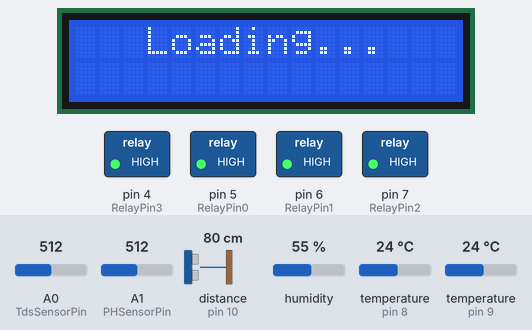
Simulated run of this sketch. Board: Arduino Uno, built with avr-gcc and run on an emulated ATmega328P. On the bench: 16×2 character LCD, switched loads named in the sketch (green lamp = pin HIGH). Wiring (inferred from the names in the program): ultrasonic range finder: trigger pin 11; echo pin 10. Inputs (shaded band) come from the test bench; at power-on: A1 (PHSensorPin) = 512, A0 (TdsSensorPin) = 512, distance to the obstacle (sensor on pin 10) 80 cm, humidity 55 %, temperature (sensors on pin 8, pin 9) 24 °C. The echo pulse lasts 58.3 µs per cm; pins used as bus, display or sensor lines are not drawn; what the sketch prints to the serial monitor is not drawn.

Above: at 1.1 s.
At 20.3 s:
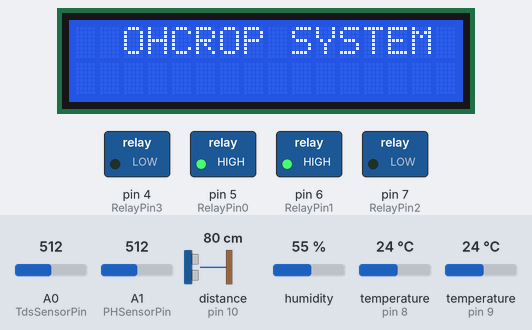
20.4 s: A1 (PHSensorPin) set to 716
At 30.1 s:
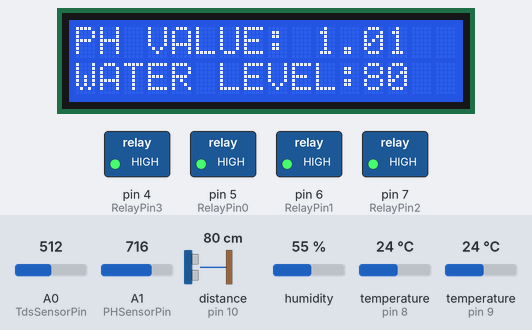
At 31.0 s:
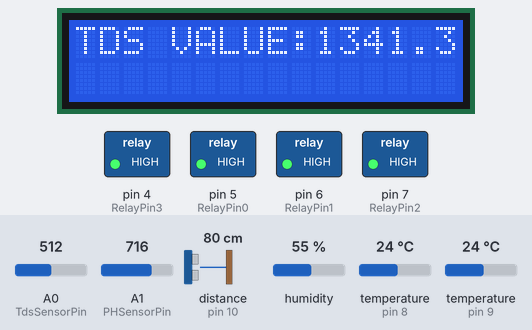
Timing chart, 0 to 38.8 s (numbered marks = the images above; inputs shaded):
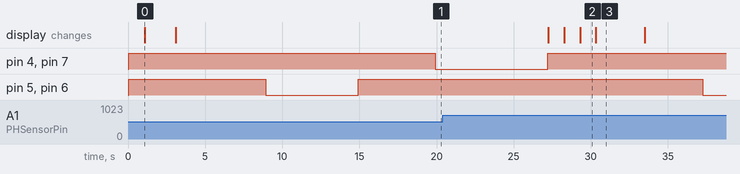

The sketch:

Arduino_UART.ino
```cpp
//ARDUINO UNO R3 CODE FOR OHCROP SYSTEM (ARDUINO WITH ESP32 UART Communication)
//Author: Jimmy Jucar Jr.
#include <Arduino.h>
#include <ArduinoJson.h>        //uart
#include <OneWire.h>            //waterproof sensor library
#include <DallasTemperature.h>  //waterproof sensor library
#include <DHT.h>                //humidity&temp library
#include <Wire.h>               //ultrasonic distance sensor library
#include <LiquidCrystal_I2C.h>  // LCD library
#include <EEPROM.h>             //TDS library
#include "GravityTDS.h"         //TDS library
#include <SoftwareSerial.h>
#include <avr/wdt.h>  //watchdog

SoftwareSerial SerialESP32(0, 1);  // RX, TX

// LCD Display **********************************************************
int lcdColumns = 16;
int lcdRows = 2;
LiquidCrystal_I2C lcd(0x27, lcdColumns, lcdRows);

// Humidity & Temp SENSOR ************************************************
float airtemp = 0;   // airtemp value,
float humidity = 0;  // humidity value
DHT dht(9, DHT11);   //

//Waterproof Temp SENSOR *************************************************
#define WPTempSensor 8  //
OneWire oneWire(WPTempSensor);
DallasTemperature wptsensor(&oneWire);
float tempC;  // temperature in Celsius
float tempF;  // temperature in Fahrenheit

// Ultrasonic Distance SENSOR ********************************************
#define trig 11
#define echo 10
int ultrasonic_distance;  //ultrasonic distance value
int MaxLevel = 9;         // change value base on distance
int Level1 = (MaxLevel * 80) / 100;
int Level2 = (MaxLevel * 65) / 100;
int Level3 = (MaxLevel * 55) / 100;
int Level4 = (MaxLevel * 35) / 100;


//RELAY PIN *************************************************************
int RelayPin3 = 4;
int RelayPin0 = 5;
int RelayPin1 = 6;
int RelayPin2 = 7;

// PH SENSOR *************************************************************
#define PHSensorPin A1
float calibration_value = 21.34 - .4;  //+ 0.80;//21.34 2.28 0.77
unsigned long int avgval;
int buffer_arr[10], temp;
float ph_Value;  //Ph value result

// TDS SENSOR ************************************************************
#define TdsSensorPin A0
GravityTDS gravityTds;
float tdsTemperature = 25, tdsValue = 0;

//----------------------------------- SETUP ------------------------------------------
void setup() {
  Serial.println("Loading...");
  Serial.begin(9600);       //serial begin
  SerialESP32.begin(9600);  // SoftwareSerial communication with the ESP32

  lcd.init();       //LCD
  lcd.backlight();  //LCD

  //RELAY OFF MAIN SENSOR TDS & PH
  pinMode(RelayPin0, OUTPUT);  //Relay
  pinMode(RelayPin1, OUTPUT);  //Relay
  pinMode(RelayPin2, OUTPUT);  //Relay
  pinMode(RelayPin3, OUTPUT);  //Relay

  digitalWrite(RelayPin0, HIGH);
  digitalWrite(RelayPin1, HIGH);
  digitalWrite(RelayPin2, HIGH);
  digitalWrite(RelayPin3, HIGH);
  delay(1000);

  //SENSORS SETUP
  dht.begin();            // humidity & temp sensor
  wptsensor.begin();      // waterproof Temp sensor
  pinMode(trig, OUTPUT);  //ultrasonic distance sensor
  pinMode(echo, INPUT);   //ultrasonic distance sensor
  //TDS
  gravityTds.setPin(TdsSensorPin);
  gravityTds.setAref(5.0);       //reference voltage on ADC, default 5.0V on Arduino UNO
  gravityTds.setAdcRange(1024);  //1024 for 10bit ADC;4096 for 12bit ADC
  gravityTds.begin();            //initialization

  //print to LCD
  lcd.setCursor(3, 0);
  lcd.print("Loading...");
  delay(2000);
  lcd.clear();  //clear LCD
  lcd.setCursor(2, 0);
  lcd.print("OHCROP SYSTEM");

  Serial.println("Starting...");
  delay(2000);
}

//------------------------------------ LOOP ------------------------------------------
void loop() {
  lcd.clear();
  lcd.setCursor(2, 0);
  lcd.print("OHCROP SYSTEM");
  //delay(1000);
  humidityTemp();
  delay(1000);
  waterproofTemp();
  delay(1000);
  ultrasonicSensor();
  delay(1000);

  //RELAY OFF MAIN SENSOR TDS & PH
  //digitalWrite(RelayPin1, HIGH);
  //digitalWrite(RelayPin2, HIGH);

  digitalWrite(RelayPin1, LOW);
  digitalWrite(RelayPin0, LOW);
  delay(2000);
  tdsSensor();  //TDS Sensor
  delay(4000);
  digitalWrite(RelayPin1, HIGH);
  digitalWrite(RelayPin0, HIGH);
  delay(5000);
  digitalWrite(RelayPin2, LOW);
  digitalWrite(RelayPin3, LOW);
  delay(2000);
  pHSensor();  // PH Sensor
  delay(4000);
  digitalWrite(RelayPin2, HIGH);
  digitalWrite(RelayPin3, HIGH);

  displayLCD();  // LCD Display
  //Serial.print("Sending...");
  uart();  // call UART
  delay(2000);
  //Serial.println("done...");
  //Serial.println();
}

//------------------------------------ UART Function -----------------------------------------
void uart() {
  // Create a JSON object and add sensor readings
  StaticJsonDocument<128> doc;
  doc["watertemp"] = tempC;
  doc["humidity"] = humidity;
  doc["airtemp"] = airtemp;
  doc["waterlevel"] = ultrasonic_distance;
  doc["ph"] = ph_Value;
  doc["tds"] = tdsValue;

  // Serialize JSON to a string
  String jsonString;
  serializeJson(doc, jsonString);

  // Send JSON string to the ESP32 over UART
  SerialESP32.println(jsonString);
  Serial.println(jsonString);
}


//---------------------------------- Sensors Function ----------------------------------------
void displayLCD() {  // LCD
  lcd.clear();
  lcd.setCursor(0, 0);
  lcd.print("HUMIDITY:");
  lcd.setCursor(10, 0);
  lcd.print(humidity);
  lcd.setCursor(0, 1);
  lcd.print("AIR TEMP:");
  lcd.setCursor(10, 1);
  lcd.print(airtemp);
  delay(1000);

  lcd.clear();
  lcd.setCursor(0, 0);
  lcd.print("WATER");
  lcd.setCursor(9, 0);
  lcd.print(tempC);
  lcd.setCursor(15, 0);
  lcd.print("C");
  lcd.setCursor(0, 1);
  lcd.print("TEMP:");
  lcd.setCursor(9, 1);
  lcd.print(tempF);
  lcd.setCursor(15, 1);
  lcd.print("F");
  delay(1000);

  lcd.clear();
  lcd.setCursor(0, 0);
  lcd.print("PH VALUE:");
  lcd.setCursor(10, 0);
  lcd.print(ph_Value);
  lcd.setCursor(0, 1);
  lcd.print("WATER LEVEL:");
  lcd.setCursor(12, 1);
  lcd.print(ultrasonic_distance);
  delay(1000);

  lcd.clear();
  lcd.setCursor(0, 0);
  lcd.print("TDS VALUE:");
  lcd.setCursor(10, 0);
  lcd.print(tdsValue);
  lcd.setCursor(0, 1);
  delay(1000);
}

void humidityTemp() {  //Humidity & AirTemp
  airtemp = dht.readTemperature();
  humidity = dht.readHumidity();
  // Serial.print("Humidity: ");
  // Serial.print(humidity);
  // Serial.print("%");
  // Serial.println();
  // Serial.print("Air Temp: ");
  // Serial.print(airtemp);
  // Serial.println();
}

void waterproofTemp() {  //Water Temp Sensor
  wptsensor.requestTemperatures();
  tempC = wptsensor.getTempCByIndex(0);  // read temperature in °C
  tempF = tempC * 9 / 5 + 32;            // convert °C to °F
  // Serial.print("Water Temperature: ");
  // Serial.print(tempC);    // print the temperature in °C
  // Serial.print("°C");
  // Serial.print("  ~  ");  // separator between °C and °F
  // Serial.print(tempF);    // print the temperature in °F
  // Serial.println("°F");
  // Serial.println();
}

void ultrasonicSensor() {  // Ultrasonic Distance Sensor
  digitalWrite(trig, LOW);
  delayMicroseconds(4);
  digitalWrite(trig, HIGH);
  delayMicroseconds(10);
  digitalWrite(trig, LOW);
  long t = pulseIn(echo, HIGH);
  ultrasonic_distance = t / 29 / 2;

  // Serial.println();
  // if (Level1 <= ultrasonic_distance) {
  //   Serial.print("Water Level 1: "); Serial.print(ultrasonic_distance);
  // } else if (Level2 <= ultrasonic_distance && Level1 > ultrasonic_distance) {
  //   Serial.print("Water Level 2: "); Serial.print(ultrasonic_distance);
  // } else if (Level3 <= ultrasonic_distance && Level2 > ultrasonic_distance) {
  //   Serial.print("Water Level 3: "); Serial.print(ultrasonic_distance);
  // } else if (Level4 <= ultrasonic_distance && Level3 > ultrasonic_distance) {
  //   Serial.print("Water Level 4: "); Serial.print(ultrasonic_distance);
  // }
  // Serial.println();
}

void pHSensor() {  // PH Sensor
  for (int i = 0; i < 10; i++) {
    buffer_arr[i] = analogRead(PHSensorPin);
    delay(30);
  }
  for (int i = 0; i < 9; i++) {
    for (int j = i + 1; j < 10; j++) {
      if (buffer_arr[i] > buffer_arr[j]) {
        temp = buffer_arr[i];
        buffer_arr[i] = buffer_arr[j];
        buffer_arr[j] = temp;
      }
    }
  }
  avgval = 0;
  for (int i = 2; i < 8; i++)
    avgval += buffer_arr[i];


  //float volt=(float)avgval/6*3.4469/4095;//test
  float volt = (float)avgval * 5.0 / 1024 / 6;  //Original
  ph_Value = -5.70 * volt + calibration_value;

  // Serial.print("pH Value:  "); Serial.print(ph_Value);
  // Serial.println();
  delay(1000);
}

void tdsSensor() {                      //TDS Sensor
  gravityTds.setTemperature(tempC);     // tdsTemperatureset //the temperature and execute temperature compensation
  gravityTds.update();                  //sample and calculate
  tdsValue = gravityTds.getTdsValue();  // then get the value
  // Serial.print(tdsValue,0);
  // Serial.println("ppm");
}
```

Measured:
- what the display in image 0 shows lasts 2.0 s, from 1.1 s to 3.1 s
- what the display in image 2 shows lasts 1.0 s, from 29.3 s to 30.3 s
